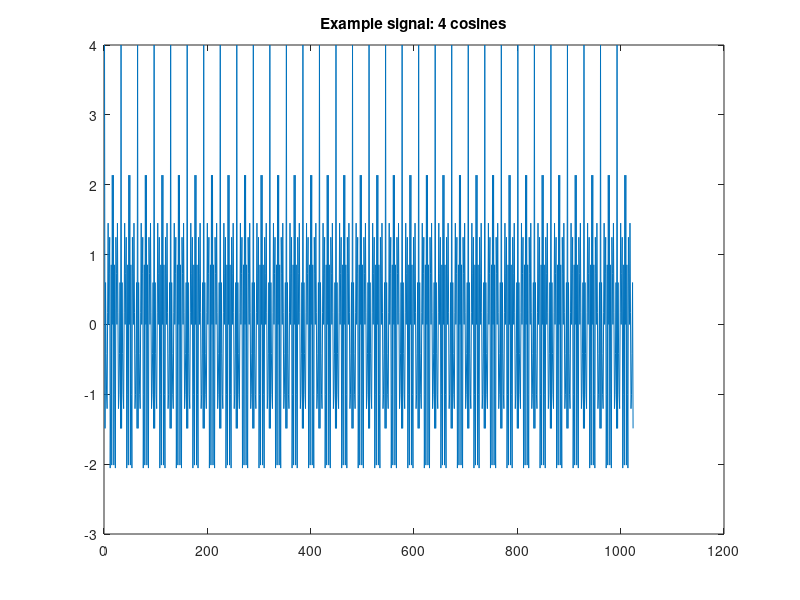

Source code (MATLAB): (Note: this script raises an error after producing the figure.)
%FORMATDM   demo script that describes the two possible 
%           formats when specifying a wavelet packet basis.
%
%           FORMATDM may be accessed from the WTDEMO command 
%           interactive menu, choosing the 'Basis Format' demo
%           section within the '1-D Wavelet Packets' submenu.

%-------------------------------------------------------- 
% Copyright (C) 1994, 1995, 1996, by Universidad de Vigo 
%                                                      
%                                                      
% Uvi_Wave is free software; you can redistribute it and/or modify it      
% under the terms of the GNU General Public License as published by the    
% Free Software Foundation; either version 2, or (at your option) any      
% later version.                                                           
%                                                                          
% Uvi_Wave is distributed in the hope that it will be useful, but WITHOUT  
% ANY WARRANTY; without even the implied warranty of MERCHANTABILITY or    
% FITNESS FOR A PARTICULAR PURPOSE.  See the GNU General Public License    
% for more details.                                                        
%                                                                          
% You should have received a copy of the GNU General Public License        
% along with Uvi_Wave; see the file COPYING.  If not, write to the Free    
% Software Foundation, 675 Mass Ave, Cambridge, MA 02139, USA.             
%                                                                          
%       Author: Santiago Gonzalez Sanchez
%       e-mail: Uvi_Wave@tsc.uvigo.es
%--------------------------------------------------------

echo on

% This is a demo about the two possible formats when
% specifying a wavelet packet basis.

% There are 2 possible options. In order to illustrate 
% the differences we are going to start defining
% an example filter bank structure:

%                         ______       
%                        |      
%                  ______|       ______  
%                 |      |      |
%                 |      |______|
%           ______|             |
%                 |             |______
%                 |
%                 |______

% (Upper branchs are highpass filterings, lower branchs are lowpass).

% Press any key to continue ...
pause
%----------------------------------------------------------

% Let's go with the first format ("natural order" in the literature).
 
% This option gives the basis ordered as the filter 
% bank scheme. The vector indicates the depth of every 
% terminal node in the tree.
% The vector elements always begin with the branch which
% performs the lowpass filter iteration.

% Then, the basis vector for the previous 
% example would be:
%                    basis=[1, 3, 3, 2]

% The wavelet packet coefficients obtained using such 
% format are ordered in the same way. 

% Press any key to continue ...
pause
%----------------------------------------------------------

% Let's make a signal composed by four tones:

	x1=cos((pi/4)*(0:1023));
	x2=cos((5*pi/8)*(0:1023));
	x3=cos((13*pi/16)*(0:1023));
	x4=cos((15*pi/16)*(0:1023));
	x=x1+x2+x3+x4;
	figure(1); plot(x)
	title('Example signal: 4 cosines')

% Then, we perform its direct transform with the previous
% basis values and format, and extract the coefficients
% for every filtering branch.

	load filtd16
	base=[1,3,3,2];
	y=wpk(x,h,g,0,base);

	aux=zeros(size(y));
	y1=insband(extband(y,base,1),aux,base,1);
	y2=insband(extband(y,base,2),aux,base,2);
	y3=insband(extband(y,base,3),aux,base,3);
	y4=insband(extband(y,base,4),aux,base,4);

% Press any key to continue ...
pause
%----------------------------------------------------------

% Now, we perform the inverse transform of these subband
% coefficients. Figure 1 shows the spectra of their contributions.

	set (1,'Position',[100,100,550,825])
	rx1=iwpk(y1,rh,rg,0,base);
	[S1,w]=freqz(rx1,1,1024);
	subplot(411); plot(w,abs(S1).^2);
	title('For basis(1)');ylabel('dB') 

	rx2=iwpk(y2,rh,rg,0,base);
	[S2,w]=freqz(rx2,1,1024);
	subplot(412); plot(w,abs(S2).^2);
	title('For basis(2)');ylabel('dB') 

	rx3=iwpk(y3,rh,rg,0,base);
	[S3,w]=freqz(rx3,1,1024);
	subplot(413); plot(w,abs(S3).^2);
	title('For basis(3)');ylabel('dB')              

	rx4=iwpk(y4,rh,rg,0,base);
	[S4,w]=freqz(rx4,1,1024);
	subplot(414); plot(w,abs(S4).^2);
	title('For basis(4)');ylabel('dB'); xlabel('w'); 

% As you can observe in the figure, with this basis format
% the output subbands are not ordered in frequency.
 
% Press any key to continue ...
pause
%----------------------------------------------------------

% Therefore could be interesting a basis format that 
% provides the coefficients ordered in frequency.
% So, here we have the second format option.  
 
% This option is interesting because you can specify the
% parameter 'basis' in terms of a specific subband splitting. 
% So, you do not need to think about the filter bank structure
% that implement the desired frequency splitting. 

% Let's suppose we need to perform the following subband
% decomposition (that coincides with the one obtained by
% the filter bank proposed at the beginning of this demo):
 

%          |                |       |   |   |
%          |                |       |   |   |
%          |                |       |   |   |
%          |                |       |   |   |
%        -------------------------------------------> f
%          0               Fs/4            Fs/2 
 
% With this format, the 'basis' elements always begin with 
% the 'most' lowpass subband. 
% In this case, the vector elements will be:

%              basis=[1, 2, 3, 3]
 
% Think about this ... It is not trivial to know which is the
% filter bank structure that performs this subband decomposition.
% (And this is a simple case).
   
% Press any key to continue ...
pause
%----------------------------------------------------------

% Now, using this format of basis vector, we repeat the same
% steps for the example signal:
% Direct transform and extraction of the subband coefficients...

	base=[1,2,3,3];
	y=wpk(x,h,g,1,base);
	y1=insband(extband(y,base,1),aux,base,1);
	y2=insband(extband(y,base,2),aux,base,2);
	y3=insband(extband(y,base,3),aux,base,3);
	y4=insband(extband(y,base,4),aux,base,4);

% Inverse transform of them and plotting of spectra...

	rx1=iwpk(y1,rh,rg,1,base);
	[S1,w]=freqz(rx1,1,1024);
	figure(2); set (2,'Position',[200,100,550,825])
	subplot(411); plot(w,abs(S1).^2);
	title('For basis(1)');ylabel('dB')

	rx2=iwpk(y2,rh,rg,1,base);
	[S2,w]=freqz(rx2,1,1024);
	subplot(412); plot(w,abs(S2).^2);
	title('For basis(2)');ylabel('dB')

	rx3=iwpk(y3,rh,rg,1,base);
	[S3,w]=freqz(rx3,1,1024);
	subplot(413); plot(w,abs(S3).^2);
	title('For basis(3)');ylabel('dB')

	rx4=iwpk(y4,rh,rg,1,base);
	[S4,w]=freqz(rx4,1,1024);
	subplot(414); plot(w,abs(S4).^2);
	title('For basis(4)');ylabel('dB'); xlabel('w');

% As you can observe in figure 2, with this basis format
% the output subbands are frequency ordered.
 
% Press any key to continue ...
pause
%----------------------------------------------------------

% Using the function 'chformat' you can easily change from one
% basis format to the other one. Moreover, you can change the
% order of the output of the wpk function.
 
% In figure 2, we can observe as after applying 'chformat' to
% the basis that provides frequency order, the frequency responses
% coincides with the ones in figure 1.

	base=[1,2,3,3];
	base=chformat(base,1);
		  
	y=wpk(x,h,g,0,base);
	y1=insband(extband(y,base,1),aux,base,1);
	y2=insband(extband(y,base,2),aux,base,2);
	y3=insband(extband(y,base,3),aux,base,3);
	y4=insband(extband(y,base,4),aux,base,4);

	rx1=iwpk(y1,rh,rg,0,base);
	rx2=iwpk(y2,rh,rg,0,base);
	rx3=iwpk(y3,rh,rg,0,base);
	rx4=iwpk(y4,rh,rg,0,base);	

	echo off
	[S1,w]=freqz(rx1,1,1024);
	subplot(411); plot(w,abs(S1).^2);
	title('For basis(1)');ylabel('dB')

	[S2,w]=freqz(rx2,1,1024);
	subplot(412); plot(w,abs(S2).^2);
	title('For basis(2)');ylabel('dB')

	[S3,w]=freqz(rx3,1,1024);
	subplot(413); plot(w,abs(S3).^2);
	title('For basis(3)');ylabel('dB')

	[S4,w]=freqz(rx4,1,1024);
	subplot(414); plot(w,abs(S4).^2);
	title('For basis(4)');ylabel('dB'); xlabel('w');
	echo on
 
% Press any key to finish ...
pause
%----------------------------------------------------------

echo off
close(1), close(2)
